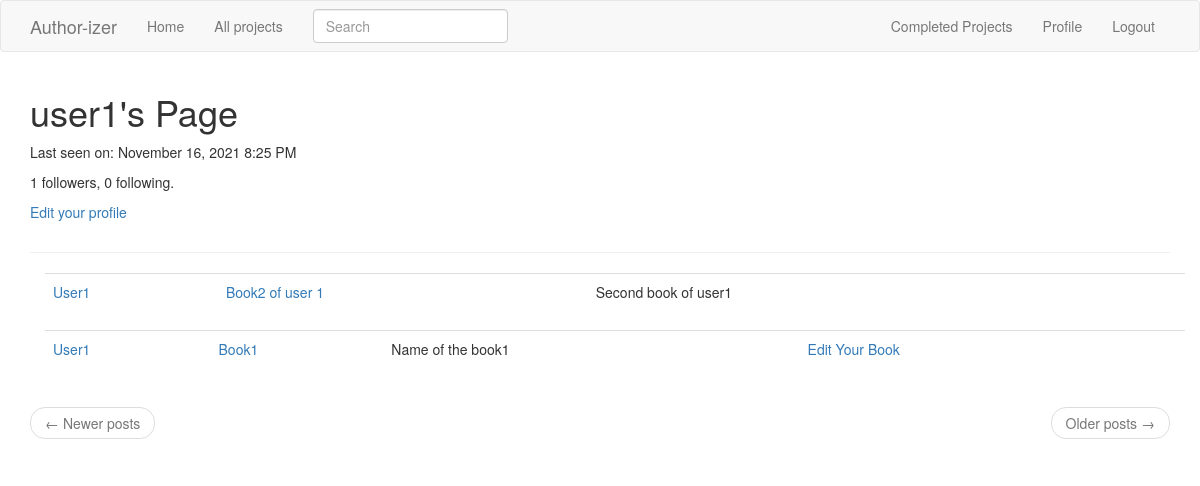
The page /user/user1 (signed in) on the database as committed earlier.
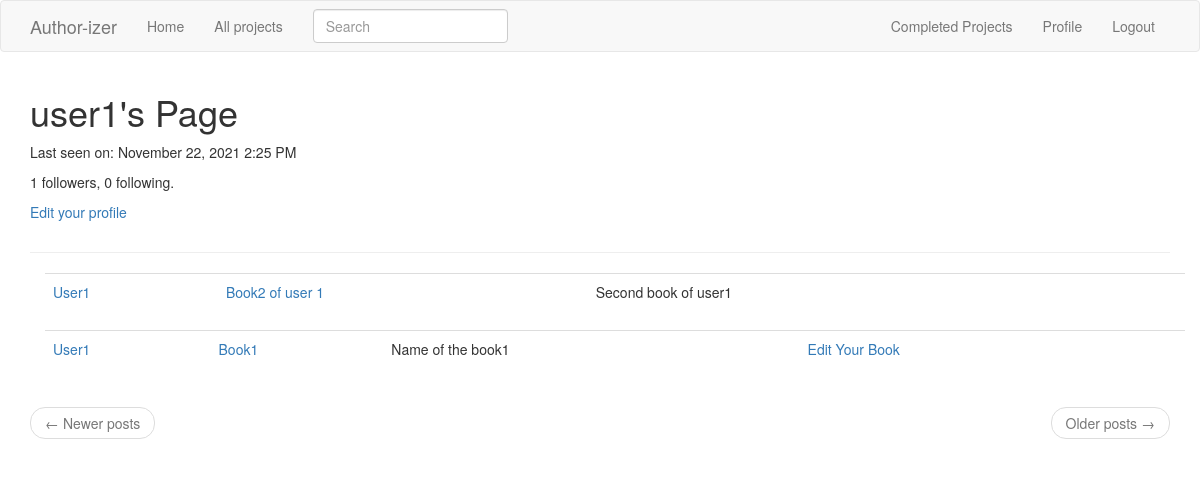
The same page on the database as committed later.
### app/models.py (models this page shows, shortened)
class User(UserMixin, db.Model):
    id = db.Column(db.Integer, primary_key=True )
    username = db.Column(db.String(64), index=True, unique=True)
    email = db.Column(db.String(120), index=True, unique=True)
    password_hash = db.Column(db.String(128))
    posts = db.relationship('Post', backref='author', lazy='dynamic')
    about_me = db.Column(db.String(140))
    last_seen = db.Column(db.DateTime, default=datetime.utcnow)
    followed = db.relationship(
        'User', secondary=followers,
        primaryjoin=(followers.c.follower_id == id),
        secondaryjoin=(followers.c.followed_id == id),
        backref=db.backref('followers', lazy='dynamic'), lazy='dynamic')

class SearchableMixin(object):
    @classmethod
    def before_commit(cls, session):
        session._changes = {
            'add': list(session.new),
            'update': list(session.dirty),
            'delete': list(session.deleted)
        }
    @classmethod
    def after_commit(cls, session):
        for obj in session._changes['add']:
            if isinstance(obj, SearchableMixin):
                add_to_index(obj.__tablename__, obj)
        for obj in session._changes['update']:
            if isinstance(obj, SearchableMixin):
                add_to_index(obj.__tablename__, obj)
        for obj in session._changes['delete']:
            if isinstance(obj, SearchableMixin):
                remove_from_index(obj.__tablename__, obj)
        session._changes = None

class Post(SearchableMixin, db.Model):
    __searchable__ = ['body']
    id = db.Column(db.Integer, primary_key=True)
    body = db.Column(db.Text)
    title= db.Column(db.String(140))
    subtitle=db.Column(db.String(200))
    timestamp = db.Column(db.DateTime, index=True, default=datetime.utcnow)
    user_id = db.Column(db.Integer, db.ForeignKey('user.id', ondelete="CASCADE"))
    contributes = db.relationship('Contribute', backref='contrib', lazy='dynamic')
    completed= db.Column(db.Boolean, default=False)

### app/routes.py (the view)
@app.route('/user/<username>')
@login_required
def user(username):
    user = User.query.filter_by(username=username).first_or_404()
    page = request.args.get('page', 1, type=int)
    posts = user.posts.order_by(Post.timestamp.desc()).paginate(
        page, app.config['POSTS_PER_PAGE'], False)
    next_url = url_for('user', username=user.username, page=posts.next_num) \
        if posts.has_next else None
    prev_url = url_for('user', username=user.username, page=posts.prev_num) \
        if posts.has_prev else None
    form = EmptyForm()
    return render_template('user.html', user=user, posts=posts.items,
                           next_url=next_url, prev_url=prev_url, form=form)

### app/forms.py
class SearchForm(FlaskForm):
    q = StringField(('Search'), validators=[DataRequired()])
    def __init__(self, *args, **kwargs):
        if 'formdata' not in kwargs:
            kwargs['formdata'] = request.args
        if 'csrf_enabled' not in kwargs:
            kwargs['csrf_enabled'] = False
        super(SearchForm, self).__init__(*args, **kwargs)

class EmptyForm(FlaskForm):
    submit = SubmitField('Submit')

### app/models.py (called while the page is built)
@login.user_loader
def load_user(id):
    return User.query.get(int(id))

### app/routes.py (called while the page is built)
@app.before_request
def before_request():
    if current_user.is_authenticated:
        current_user.last_seen = datetime.utcnow()
        db.session.commit()
        g.search_form = SearchForm()

### app/templates/user.html (shortened to what this page needs)
{% extends "base.html" %}
{% import 'bootstrap/wtf.html' as wtf %}
{% block app_content %}
<table class="container">
    <tr>
        <td>
            <h1>{{ user.username }}'s Page</h1>
            {% if user.last_seen %}
                    <p>Last seen on: {{ moment(user.last_seen).format('LLL') }}</p>
                    {% endif %}
            <p>{{ user.followers.count() }} followers, {{ user.followed.count() }} following.</p>
            {% if user == current_user %}
            <p><a href="{{ url_for('edit_profile') }}">Edit your profile</a></p>
            {% endif %}
        </td>
    </tr>
</table>
    <hr>
    {% for post in posts %}
    {% include '_post.html' %}
{% endfor %}
<nav aria-label="...">
    <ul class="pager">
        <li class="previous{% if not prev_url %} disabled{% endif %}">
            <a href="{{ prev_url or '#' }}">
                <span aria-hidden="true">&larr;</span> Newer posts
            </a>
        </li>
        <li class="next{% if not next_url %} disabled{% endif %}">
            <a href="{{ next_url or '#' }}">
                Older posts <span aria-hidden="true">&rarr;</span>
            </a>
        </li>
    </ul>
</nav>
{% endblock %}

### app/templates/base.html (shortened to what this page needs)
{% extends 'bootstrap/base.html' %}
{% import "bootstrap/wtf.html" as wtf %}
{% import "bootstrap/fixes.html" as fixes %}
{% block styles %}
{{super()}}
<link rel="stylesheet" href="https://cdnjs.cloudflare.com/ajax/libs/font-awesome/4.7.0/css/font-awesome.min.css">
{%endblock%}
{% block navbar %}
    <nav class="navbar navbar-default">
        <div class="container">
            <div class="navbar-header">
                <a class="navbar-brand" href="{{ url_for('index') }}">Author-izer</a>
            </div>
            <div class="collapse navbar-collapse" id="bs-example-navbar-collapse-1">
                <ul class="nav navbar-nav">
                    <li><a href="{{ url_for('index') }}">Home</a></li>
                    <li><a href="{{ url_for('explore') }}">All projects</a></li>
                </ul>
                {% if g.search_form %}
                <form class="navbar-form navbar-left" method="get" action="{{ url_for('search') }}">
                    <div class="form-group">
                        {{ g.search_form.q(size=20, class='form-control', placeholder=g.search_form.q.label.text) }}
                    </div>
                </form>
                {% endif %}
                <ul class="nav navbar-nav navbar-right">
                    <li><a href="{{ url_for('completed') }}">Completed Projects</a></li>
                    {% if current_user.is_anonymous %}
                    <li><a href="{{ url_for('login') }}">Login</a></li>
                    {% else %}
                    <li><a href="{{ url_for('user', username=current_user.username) }}">Profile</a></li>
                    <li><a href="{{ url_for('logout') }}">Logout</a></li>
                    {% endif %}
                </ul>
            </div>
        </div>
    </nav>
{% endblock %}
{% block content %}
    <div class="container">
        {% block app_content %}
        {% endblock %}
    </div>
{% endblock %}

### app/templates/_post.html (shortened to what this page needs)
<div class="container">
<table class="table table-hover ">
    <tr>
        <td >
            <a href="{{ url_for('user', username=post.author.username) }}">
                {{ post.author.username.capitalize() }}
            </a>
        </td>
        <td>
            <a href="{{ url_for('read_post', id=post.id) }}">
            {{ post.title.capitalize() }}
            </a>
        </td>
        <td>
            {{ post.subtitle.capitalize() }}
        </td>
        <td>
            {%if post.author.username != current_user.username and not post.completed%}
                <a href="{{ url_for('contribute', id=post.id)}}"> Contribute to the Book </a>
            {%elif not post.completed %}
                <a href="{{url_for('edit_post' , id=post.id)}}"> Edit Your Book</a>
            {%endif %}
        </td>
        <td>
        </td>
    </tr>
</table>
</div>

Rows that differ between the two databases and show on the page:
changed User "user1": last_seen "November 16, 2021 8:25 PM" → "November 22, 2021 2:25 PM"
